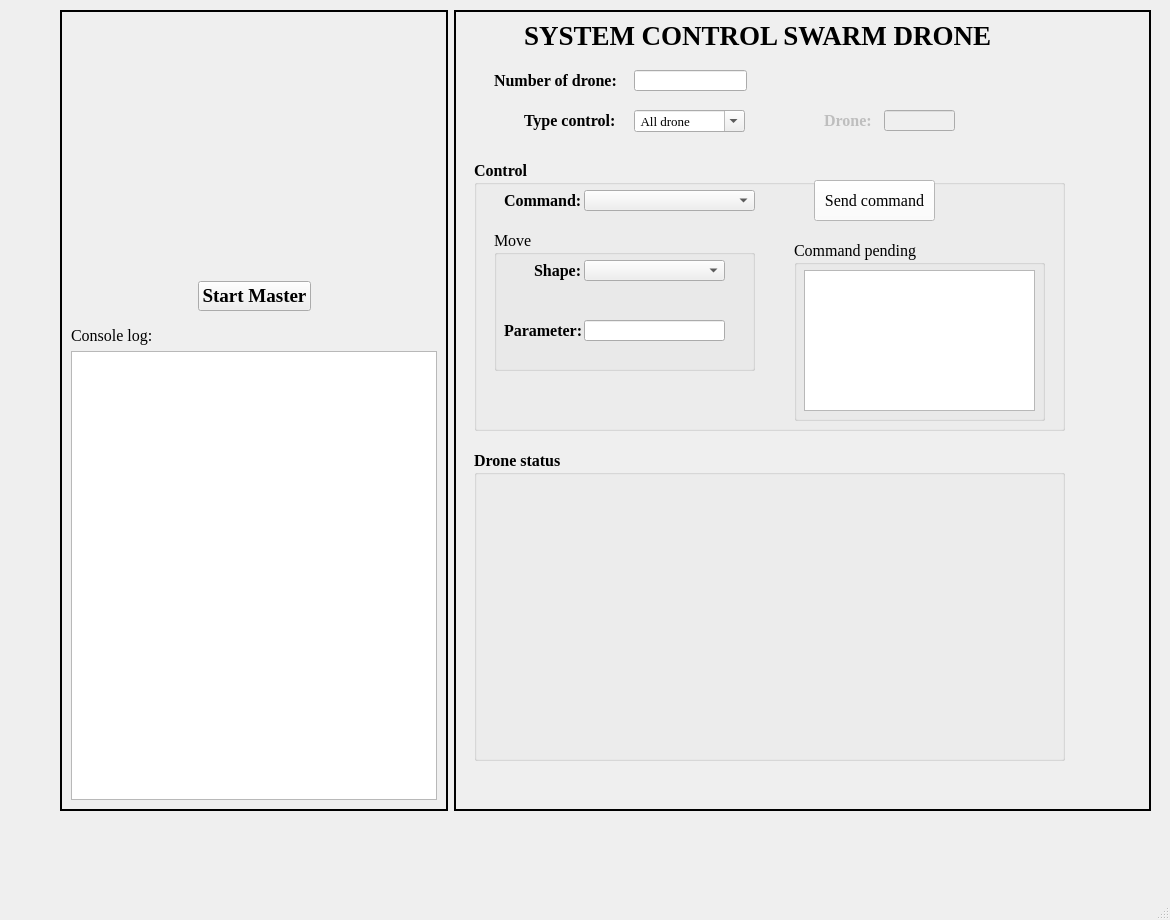
<?xml version="1.0" encoding="UTF-8"?>
<ui version="4.0">
 <class>MainWindow</class>
 <widget class="QMainWindow" name="MainWindow">
  <property name="geometry">
   <rect>
    <x>0</x>
    <y>0</y>
    <width>1170</width>
    <height>920</height>
   </rect>
  </property>
  <property name="windowTitle">
   <string>MainWindow</string>
  </property>
  <property name="autoFillBackground">
   <bool>false</bool>
  </property>
  <property name="documentMode">
   <bool>false</bool>
  </property>
  <widget class="QWidget" name="centralwidget">
   <widget class="QWidget" name="widget" native="true">
    <property name="geometry">
     <rect>
      <x>60</x>
      <y>10</y>
      <width>1091</width>
      <height>801</height>
     </rect>
    </property>
    <layout class="QHBoxLayout" name="horizontalLayout_2" stretch="5,9">
     <item>
      <widget class="QFrame" name="frame">
       <property name="mouseTracking">
        <bool>true</bool>
       </property>
       <property name="focusPolicy">
        <enum>Qt::NoFocus</enum>
       </property>
       <property name="frameShape">
        <enum>QFrame::WinPanel</enum>
       </property>
       <property name="frameShadow">
        <enum>QFrame::Plain</enum>
       </property>
       <layout class="QGridLayout" name="gridLayout" rowstretch="2,0,3">
        <item row="2" column="0" colspan="3">
         <widget class="QTextEdit" name="statusLog_2"/>
        </item>
        <item row="1" column="0">
         <widget class="QLabel" name="label_18">
          <property name="font">
           <font>
            <family>Times New Roman</family>
            <pointsize>12</pointsize>
            <weight>50</weight>
            <bold>false</bold>
           </font>
          </property>
          <property name="text">
           <string>Console log:</string>
          </property>
         </widget>
        </item>
        <item row="0" column="1">
         <widget class="QWidget" name="widget_2" native="true">
          <layout class="QVBoxLayout" name="verticalLayout_2" stretch="1,4">
           <item>
            <widget class="QLabel" name="label_17">
             <property name="text">
              <string/>
             </property>
             <property name="pixmap">
              <pixmap>C:/Users/ADMIN/OneDrive - Unicorn/Download/drone-swarm-128.webp</pixmap>
             </property>
            </widget>
           </item>
           <item>
            <widget class="QPushButton" name="startMaster_2">
             <property name="palette">
              <palette>
               <active>
                <colorrole role="Light">
                 <brush brushstyle="SolidPattern">
                  <color alpha="255">
                   <red>255</red>
                   <green>255</green>
                   <blue>255</blue>
                  </color>
                 </brush>
                </colorrole>
                <colorrole role="Text">
                 <brush brushstyle="SolidPattern">
                  <color alpha="255">
                   <red>0</red>
                   <green>0</green>
                   <blue>0</blue>
                  </color>
                 </brush>
                </colorrole>
                <colorrole role="ButtonText">
                 <brush brushstyle="SolidPattern">
                  <color alpha="255">
                   <red>0</red>
                   <green>0</green>
                   <blue>0</blue>
                  </color>
                 </brush>
                </colorrole>
               </active>
               <inactive>
                <colorrole role="Light">
                 <brush brushstyle="SolidPattern">
                  <color alpha="255">
                   <red>255</red>
                   <green>255</green>
                   <blue>255</blue>
                  </color>
                 </brush>
                </colorrole>
                <colorrole role="Text">
                 <brush brushstyle="SolidPattern">
                  <color alpha="255">
                   <red>0</red>
                   <green>0</green>
                   <blue>0</blue>
                  </color>
                 </brush>
                </colorrole>
                <colorrole role="ButtonText">
                 <brush brushstyle="SolidPattern">
                  <color alpha="255">
                   <red>0</red>
                   <green>0</green>
                   <blue>0</blue>
                  </color>
                 </brush>
                </colorrole>
               </inactive>
               <disabled>
                <colorrole role="Light">
                 <brush brushstyle="SolidPattern">
                  <color alpha="255">
                   <red>255</red>
                   <green>255</green>
                   <blue>255</blue>
                  </color>
                 </brush>
                </colorrole>
                <colorrole role="Text">
                 <brush brushstyle="SolidPattern">
                  <color alpha="255">
                   <red>120</red>
                   <green>120</green>
                   <blue>120</blue>
                  </color>
                 </brush>
                </colorrole>
                <colorrole role="ButtonText">
                 <brush brushstyle="SolidPattern">
                  <color alpha="255">
                   <red>120</red>
                   <green>120</green>
                   <blue>120</blue>
                  </color>
                 </brush>
                </colorrole>
               </disabled>
              </palette>
             </property>
             <property name="font">
              <font>
               <family>Times New Roman</family>
               <pointsize>14</pointsize>
               <weight>75</weight>
               <bold>true</bold>
              </font>
             </property>
             <property name="mouseTracking">
              <bool>false</bool>
             </property>
             <property name="text">
              <string>Start Master</string>
             </property>
            </widget>
           </item>
          </layout>
         </widget>
        </item>
       </layout>
      </widget>
     </item>
     <item>
      <widget class="QFrame" name="frame_2">
       <property name="frameShape">
        <enum>QFrame::WinPanel</enum>
       </property>
       <property name="frameShadow">
        <enum>QFrame::Plain</enum>
       </property>
       <widget class="QLabel" name="label_10">
        <property name="geometry">
         <rect>
          <x>70</x>
          <y>-10</y>
          <width>581</width>
          <height>71</height>
         </rect>
        </property>
        <property name="font">
         <font>
          <family>Times New Roman</family>
          <pointsize>20</pointsize>
          <weight>75</weight>
          <bold>true</bold>
         </font>
        </property>
        <property name="text">
         <string>SYSTEM CONTROL SWARM DRONE</string>
        </property>
       </widget>
       <widget class="QGroupBox" name="droneStatusGroupBox_2">
        <property name="geometry">
         <rect>
          <x>20</x>
          <y>440</y>
          <width>591</width>
          <height>311</height>
         </rect>
        </property>
        <property name="font">
         <font>
          <family>Times New Roman</family>
          <pointsize>12</pointsize>
          <weight>75</weight>
          <bold>true</bold>
         </font>
        </property>
        <property name="autoFillBackground">
         <bool>true</bool>
        </property>
        <property name="title">
         <string>Drone status</string>
        </property>
       </widget>
       <widget class="QLabel" name="label_11">
        <property name="geometry">
         <rect>
          <x>40</x>
          <y>60</y>
          <width>151</width>
          <height>21</height>
         </rect>
        </property>
        <property name="font">
         <font>
          <family>Times New Roman</family>
          <pointsize>12</pointsize>
          <weight>75</weight>
          <bold>true</bold>
         </font>
        </property>
        <property name="text">
         <string>Number of drone:</string>
        </property>
       </widget>
       <widget class="QLineEdit" name="nrbOfDroneLineEdit_2">
        <property name="geometry">
         <rect>
          <x>180</x>
          <y>60</y>
          <width>113</width>
          <height>21</height>
         </rect>
        </property>
       </widget>
       <widget class="QLabel" name="label_12">
        <property name="geometry">
         <rect>
          <x>70</x>
          <y>100</y>
          <width>91</width>
          <height>21</height>
         </rect>
        </property>
        <property name="font">
         <font>
          <family>Times New Roman</family>
          <pointsize>12</pointsize>
          <weight>75</weight>
          <bold>true</bold>
         </font>
        </property>
        <property name="text">
         <string>Type control:</string>
        </property>
       </widget>
       <widget class="QComboBox" name="typeControlComboBox_2">
        <property name="geometry">
         <rect>
          <x>180</x>
          <y>100</y>
          <width>111</width>
          <height>22</height>
         </rect>
        </property>
        <property name="font">
         <font>
          <family>Times New Roman</family>
          <pointsize>10</pointsize>
         </font>
        </property>
        <property name="editable">
         <bool>true</bool>
        </property>
        <property name="currentText">
         <string> All drone</string>
        </property>
       </widget>
       <widget class="QLabel" name="label_13">
        <property name="enabled">
         <bool>false</bool>
        </property>
        <property name="geometry">
         <rect>
          <x>370</x>
          <y>100</y>
          <width>91</width>
          <height>21</height>
         </rect>
        </property>
        <property name="font">
         <font>
          <family>Times New Roman</family>
          <pointsize>12</pointsize>
          <weight>75</weight>
          <bold>true</bold>
         </font>
        </property>
        <property name="text">
         <string>Drone:</string>
        </property>
       </widget>
       <widget class="QLineEdit" name="droneNrmControlLineEdit_2">
        <property name="enabled">
         <bool>false</bool>
        </property>
        <property name="geometry">
         <rect>
          <x>430</x>
          <y>100</y>
          <width>71</width>
          <height>21</height>
         </rect>
        </property>
       </widget>
       <widget class="QGroupBox" name="groupBox_7">
        <property name="geometry">
         <rect>
          <x>20</x>
          <y>150</y>
          <width>591</width>
          <height>271</height>
         </rect>
        </property>
        <property name="font">
         <font>
          <family>Times New Roman</family>
          <pointsize>12</pointsize>
          <weight>75</weight>
          <bold>true</bold>
         </font>
        </property>
        <property name="title">
         <string>Control</string>
        </property>
        <widget class="QComboBox" name="commandComboBox_2">
         <property name="geometry">
          <rect>
           <x>110</x>
           <y>30</y>
           <width>171</width>
           <height>21</height>
          </rect>
         </property>
         <property name="font">
          <font>
           <pointsize>10</pointsize>
           <weight>50</weight>
           <bold>false</bold>
          </font>
         </property>
        </widget>
        <widget class="QGroupBox" name="groupBox_8">
         <property name="geometry">
          <rect>
           <x>20</x>
           <y>70</y>
           <width>261</width>
           <height>141</height>
          </rect>
         </property>
         <property name="font">
          <font>
           <family>Times New Roman</family>
           <pointsize>12</pointsize>
           <weight>50</weight>
           <bold>false</bold>
          </font>
         </property>
         <property name="title">
          <string>Move</string>
         </property>
         <widget class="QComboBox" name="shapeComboBox_2">
          <property name="geometry">
           <rect>
            <x>90</x>
            <y>30</y>
            <width>141</width>
            <height>21</height>
           </rect>
          </property>
          <property name="font">
           <font>
            <pointsize>10</pointsize>
           </font>
          </property>
         </widget>
         <widget class="QLabel" name="label_14">
          <property name="geometry">
           <rect>
            <x>40</x>
            <y>30</y>
            <width>51</width>
            <height>21</height>
           </rect>
          </property>
          <property name="font">
           <font>
            <family>Times New Roman</family>
            <pointsize>12</pointsize>
            <weight>75</weight>
            <bold>true</bold>
           </font>
          </property>
          <property name="text">
           <string>Shape:</string>
          </property>
         </widget>
         <widget class="QLineEdit" name="paraLineEdit_2">
          <property name="enabled">
           <bool>true</bool>
          </property>
          <property name="geometry">
           <rect>
            <x>90</x>
            <y>90</y>
            <width>141</width>
            <height>21</height>
           </rect>
          </property>
         </widget>
         <widget class="QLabel" name="label_15">
          <property name="enabled">
           <bool>true</bool>
          </property>
          <property name="geometry">
           <rect>
            <x>10</x>
            <y>90</y>
            <width>91</width>
            <height>21</height>
           </rect>
          </property>
          <property name="font">
           <font>
            <family>Times New Roman</family>
            <pointsize>12</pointsize>
            <weight>75</weight>
            <bold>true</bold>
           </font>
          </property>
          <property name="text">
           <string>Parameter:</string>
          </property>
         </widget>
        </widget>
        <widget class="QLabel" name="label_16">
         <property name="geometry">
          <rect>
           <x>30</x>
           <y>30</y>
           <width>91</width>
           <height>21</height>
          </rect>
         </property>
         <property name="font">
          <font>
           <family>Times New Roman</family>
           <pointsize>12</pointsize>
           <weight>75</weight>
           <bold>true</bold>
          </font>
         </property>
         <property name="text">
          <string>Command:</string>
         </property>
        </widget>
        <widget class="QPushButton" name="bntSendCommand_2">
         <property name="geometry">
          <rect>
           <x>340</x>
           <y>20</y>
           <width>121</width>
           <height>41</height>
          </rect>
         </property>
         <property name="palette">
          <palette>
           <active>
            <colorrole role="WindowText">
             <brush brushstyle="SolidPattern">
              <color alpha="255">
               <red>0</red>
               <green>0</green>
               <blue>0</blue>
              </color>
             </brush>
            </colorrole>
            <colorrole role="Button">
             <brush brushstyle="SolidPattern">
              <color alpha="255">
               <red>255</red>
               <green>255</green>
               <blue>255</blue>
              </color>
             </brush>
            </colorrole>
            <colorrole role="Light">
             <brush brushstyle="SolidPattern">
              <color alpha="255">
               <red>255</red>
               <green>255</green>
               <blue>255</blue>
              </color>
             </brush>
            </colorrole>
            <colorrole role="Midlight">
             <brush brushstyle="SolidPattern">
              <color alpha="255">
               <red>255</red>
               <green>255</green>
               <blue>255</blue>
              </color>
             </brush>
            </colorrole>
            <colorrole role="Dark">
             <brush brushstyle="SolidPattern">
              <color alpha="255">
               <red>127</red>
               <green>127</green>
               <blue>127</blue>
              </color>
             </brush>
            </colorrole>
            <colorrole role="Mid">
             <brush brushstyle="SolidPattern">
              <color alpha="255">
               <red>170</red>
               <green>170</green>
               <blue>170</blue>
              </color>
             </brush>
            </colorrole>
            <colorrole role="Text">
             <brush brushstyle="SolidPattern">
              <color alpha="255">
               <red>0</red>
               <green>0</green>
               <blue>0</blue>
              </color>
             </brush>
            </colorrole>
            <colorrole role="BrightText">
             <brush brushstyle="SolidPattern">
              <color alpha="255">
               <red>255</red>
               <green>255</green>
               <blue>255</blue>
              </color>
             </brush>
            </colorrole>
            <colorrole role="ButtonText">
             <brush brushstyle="SolidPattern">
              <color alpha="255">
               <red>0</red>
               <green>0</green>
               <blue>0</blue>
              </color>
             </brush>
            </colorrole>
            <colorrole role="Base">
             <brush brushstyle="SolidPattern">
              <color alpha="255">
               <red>255</red>
               <green>255</green>
               <blue>255</blue>
              </color>
             </brush>
            </colorrole>
            <colorrole role="Window">
             <brush brushstyle="SolidPattern">
              <color alpha="255">
               <red>255</red>
               <green>255</green>
               <blue>255</blue>
              </color>
             </brush>
            </colorrole>
            <colorrole role="Shadow">
             <brush brushstyle="SolidPattern">
              <color alpha="255">
               <red>0</red>
               <green>0</green>
               <blue>0</blue>
              </color>
             </brush>
            </colorrole>
            <colorrole role="AlternateBase">
             <brush brushstyle="SolidPattern">
              <color alpha="255">
               <red>255</red>
               <green>255</green>
               <blue>255</blue>
              </color>
             </brush>
            </colorrole>
            <colorrole role="ToolTipBase">
             <brush brushstyle="SolidPattern">
              <color alpha="255">
               <red>255</red>
               <green>255</green>
               <blue>220</blue>
              </color>
             </brush>
            </colorrole>
            <colorrole role="ToolTipText">
             <brush brushstyle="SolidPattern">
              <color alpha="255">
               <red>0</red>
               <green>0</green>
               <blue>0</blue>
              </color>
             </brush>
            </colorrole>
           </active>
           <inactive>
            <colorrole role="WindowText">
             <brush brushstyle="SolidPattern">
              <color alpha="255">
               <red>0</red>
               <green>0</green>
               <blue>0</blue>
              </color>
             </brush>
            </colorrole>
            <colorrole role="Button">
             <brush brushstyle="SolidPattern">
              <color alpha="255">
               <red>255</red>
               <green>255</green>
               <blue>255</blue>
              </color>
             </brush>
            </colorrole>
            <colorrole role="Light">
             <brush brushstyle="SolidPattern">
              <color alpha="255">
               <red>255</red>
               <green>255</green>
               <blue>255</blue>
              </color>
             </brush>
            </colorrole>
            <colorrole role="Midlight">
             <brush brushstyle="SolidPattern">
              <color alpha="255">
               <red>255</red>
               <green>255</green>
               <blue>255</blue>
              </color>
             </brush>
            </colorrole>
            <colorrole role="Dark">
             <brush brushstyle="SolidPattern">
              <color alpha="255">
               <red>127</red>
               <green>127</green>
               <blue>127</blue>
              </color>
             </brush>
            </colorrole>
            <colorrole role="Mid">
             <brush brushstyle="SolidPattern">
              <color alpha="255">
               <red>170</red>
               <green>170</green>
               <blue>170</blue>
              </color>
             </brush>
            </colorrole>
            <colorrole role="Text">
             <brush brushstyle="SolidPattern">
              <color alpha="255">
               <red>0</red>
               <green>0</green>
               <blue>0</blue>
              </color>
             </brush>
            </colorrole>
            <colorrole role="BrightText">
             <brush brushstyle="SolidPattern">
              <color alpha="255">
               <red>255</red>
               <green>255</green>
               <blue>255</blue>
              </color>
             </brush>
            </colorrole>
            <colorrole role="ButtonText">
             <brush brushstyle="SolidPattern">
              <color alpha="255">
               <red>0</red>
               <green>0</green>
               <blue>0</blue>
              </color>
             </brush>
            </colorrole>
            <colorrole role="Base">
             <brush brushstyle="SolidPattern">
              <color alpha="255">
               <red>255</red>
               <green>255</green>
               <blue>255</blue>
              </color>
             </brush>
            </colorrole>
            <colorrole role="Window">
             <brush brushstyle="SolidPattern">
              <color alpha="255">
               <red>255</red>
               <green>255</green>
               <blue>255</blue>
              </color>
             </brush>
            </colorrole>
            <colorrole role="Shadow">
             <brush brushstyle="SolidPattern">
              <color alpha="255">
               <red>0</red>
               <green>0</green>
               <blue>0</blue>
              </color>
             </brush>
            </colorrole>
            <colorrole role="AlternateBase">
             <brush brushstyle="SolidPattern">
              <color alpha="255">
               <red>255</red>
               <green>255</green>
               <blue>255</blue>
              </color>
             </brush>
            </colorrole>
            <colorrole role="ToolTipBase">
             <brush brushstyle="SolidPattern">
              <color alpha="255">
               <red>255</red>
               <green>255</green>
               <blue>220</blue>
              </color>
             </brush>
            </colorrole>
            <colorrole role="ToolTipText">
             <brush brushstyle="SolidPattern">
              <color alpha="255">
               <red>0</red>
               <green>0</green>
               <blue>0</blue>
              </color>
             </brush>
            </colorrole>
           </inactive>
           <disabled>
            <colorrole role="WindowText">
             <brush brushstyle="SolidPattern">
              <color alpha="255">
               <red>127</red>
               <green>127</green>
               <blue>127</blue>
              </color>
             </brush>
            </colorrole>
            <colorrole role="Button">
             <brush brushstyle="SolidPattern">
              <color alpha="255">
               <red>255</red>
               <green>255</green>
               <blue>255</blue>
              </color>
             </brush>
            </colorrole>
            <colorrole role="Light">
             <brush brushstyle="SolidPattern">
              <color alpha="255">
               <red>255</red>
               <green>255</green>
               <blue>255</blue>
              </color>
             </brush>
            </colorrole>
            <colorrole role="Midlight">
             <brush brushstyle="SolidPattern">
              <color alpha="255">
               <red>255</red>
               <green>255</green>
               <blue>255</blue>
              </color>
             </brush>
            </colorrole>
            <colorrole role="Dark">
             <brush brushstyle="SolidPattern">
              <color alpha="255">
               <red>127</red>
               <green>127</green>
               <blue>127</blue>
              </color>
             </brush>
            </colorrole>
            <colorrole role="Mid">
             <brush brushstyle="SolidPattern">
              <color alpha="255">
               <red>170</red>
               <green>170</green>
               <blue>170</blue>
              </color>
             </brush>
            </colorrole>
            <colorrole role="Text">
             <brush brushstyle="SolidPattern">
              <color alpha="255">
               <red>127</red>
               <green>127</green>
               <blue>127</blue>
              </color>
             </brush>
            </colorrole>
            <colorrole role="BrightText">
             <brush brushstyle="SolidPattern">
              <color alpha="255">
               <red>255</red>
               <green>255</green>
               <blue>255</blue>
              </color>
             </brush>
            </colorrole>
            <colorrole role="ButtonText">
             <brush brushstyle="SolidPattern">
              <color alpha="255">
               <red>127</red>
               <green>127</green>
               <blue>127</blue>
              </color>
             </brush>
            </colorrole>
            <colorrole role="Base">
             <brush brushstyle="SolidPattern">
              <color alpha="255">
               <red>255</red>
               <green>255</green>
               <blue>255</blue>
              </color>
             </brush>
            </colorrole>
            <colorrole role="Window">
             <brush brushstyle="SolidPattern">
              <color alpha="255">
               <red>255</red>
               <green>255</green>
               <blue>255</blue>
              </color>
             </brush>
            </colorrole>
            <colorrole role="Shadow">
             <brush brushstyle="SolidPattern">
              <color alpha="255">
               <red>0</red>
               <green>0</green>
               <blue>0</blue>
              </color>
             </brush>
            </colorrole>
            <colorrole role="AlternateBase">
             <brush brushstyle="SolidPattern">
              <color alpha="255">
               <red>255</red>
               <green>255</green>
               <blue>255</blue>
              </color>
             </brush>
            </colorrole>
            <colorrole role="ToolTipBase">
             <brush brushstyle="SolidPattern">
              <color alpha="255">
               <red>255</red>
               <green>255</green>
               <blue>220</blue>
              </color>
             </brush>
            </colorrole>
            <colorrole role="ToolTipText">
             <brush brushstyle="SolidPattern">
              <color alpha="255">
               <red>0</red>
               <green>0</green>
               <blue>0</blue>
              </color>
             </brush>
            </colorrole>
           </disabled>
          </palette>
         </property>
         <property name="font">
          <font>
           <family>Times New Roman</family>
           <pointsize>12</pointsize>
           <weight>50</weight>
           <bold>false</bold>
          </font>
         </property>
         <property name="mouseTracking">
          <bool>false</bool>
         </property>
         <property name="autoFillBackground">
          <bool>false</bool>
         </property>
         <property name="text">
          <string>Send command</string>
         </property>
        </widget>
        <widget class="QGroupBox" name="groupBox_9">
         <property name="geometry">
          <rect>
           <x>320</x>
           <y>80</y>
           <width>251</width>
           <height>181</height>
          </rect>
         </property>
         <property name="font">
          <font>
           <family>Times New Roman</family>
           <pointsize>12</pointsize>
           <weight>50</weight>
           <bold>false</bold>
          </font>
         </property>
         <property name="title">
          <string>Command pending</string>
         </property>
         <widget class="QTextEdit" name="commandPending_2">
          <property name="geometry">
           <rect>
            <x>10</x>
            <y>30</y>
            <width>231</width>
            <height>141</height>
           </rect>
          </property>
         </widget>
        </widget>
       </widget>
      </widget>
     </item>
    </layout>
   </widget>
  </widget>
  <widget class="QMenuBar" name="menubar">
   <property name="geometry">
    <rect>
     <x>0</x>
     <y>0</y>
     <width>1170</width>
     <height>21</height>
    </rect>
   </property>
  </widget>
  <widget class="QStatusBar" name="statusbar"/>
 </widget>
 <resources/>
 <connections/>
</ui>
